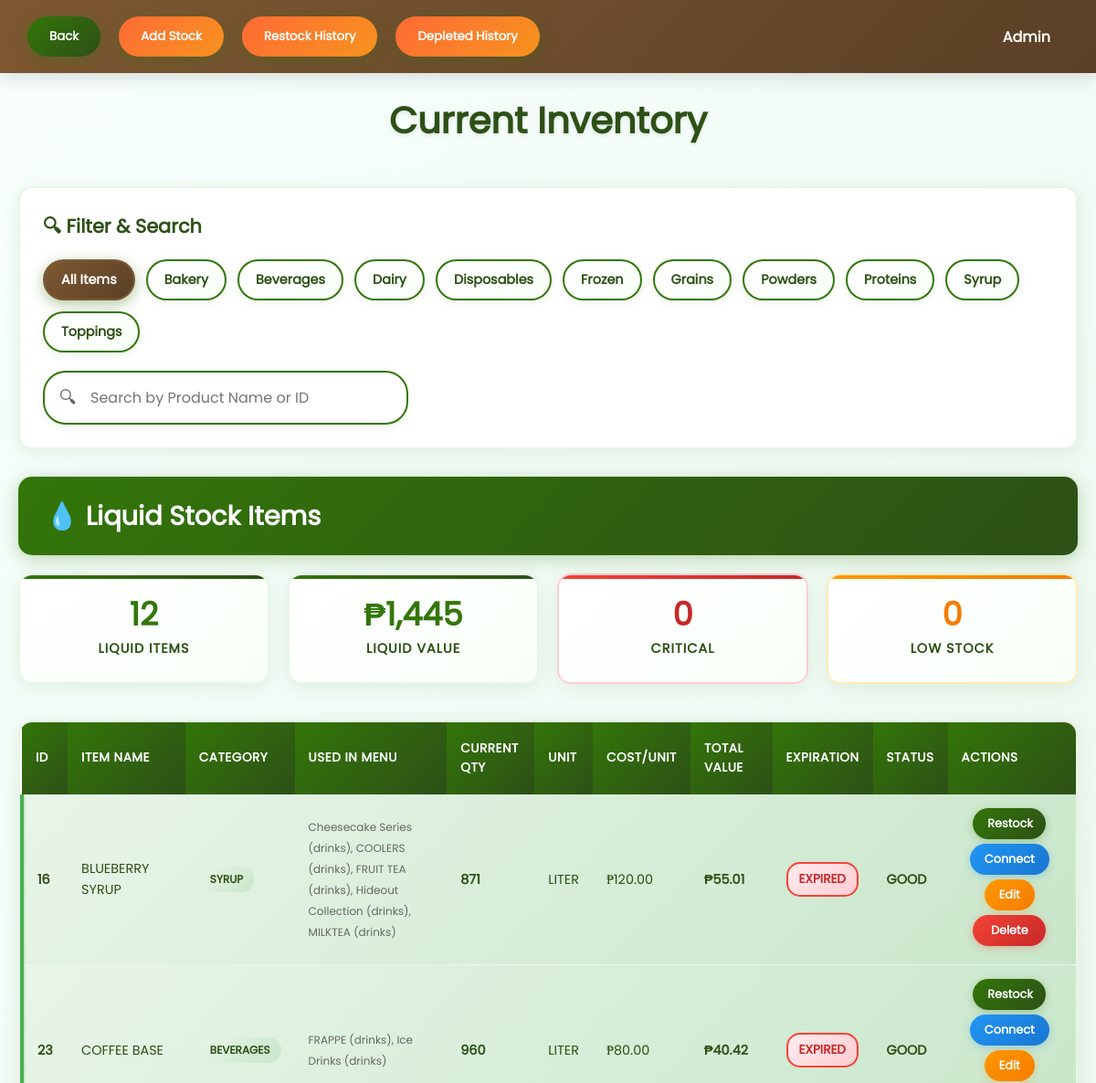
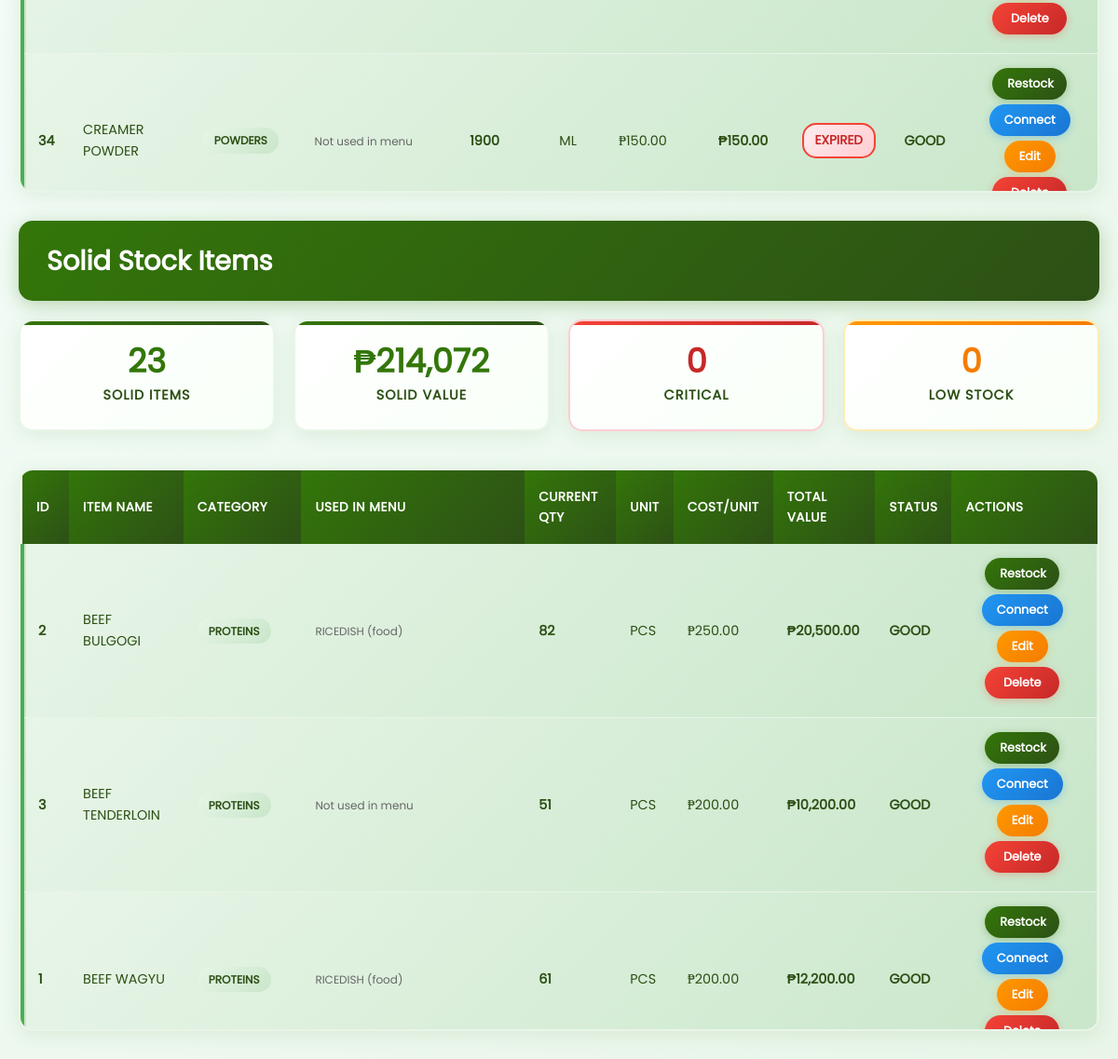
The app's page /api/inventory/current_inventory.php with its own data (2 pictures, top to bottom).
### tables this page shows
CREATE TABLE `unified_inventory` (
  `item_id` int(11) NOT NULL,
  `item_name` varchar(255) NOT NULL,
  `category` varchar(100) NOT NULL,
  `unit` varchar(50) NOT NULL,
  `is_liquid` tinyint(1) DEFAULT 0,
  `current_quantity` decimal(10,0) NOT NULL DEFAULT 0,
  `cost_per_unit` decimal(10,2) NOT NULL,
  `supplier_info` varchar(255) DEFAULT NULL,
  `last_updated` timestamp NULL DEFAULT CURRENT_TIMESTAMP,
  `expiration_date` date DEFAULT NULL
);

### api/inventory/current_inventory.php (the view, shortened to what the rows shown need)
<?php
include "db_conn.php";
$connection = $conn;
?>
<!DOCTYPE html>
<html lang="en">
<head>
    <link rel="stylesheet" href="/fonts/fonts.css">
</head>
<body>
    <main class="main-content">
        <header class="page-header">
            <h1 class="page-title">Current Inventory</h1>
        </header>
        <section class="filters-section">
            <h2 class="section-title">🔍︎ Filter & Search</h2>
        </section>
        <div class="inventory-section-header">
            <h2>💧 Liquid Stock Items</h2>
        </div>
        <section class="table-container">
            <div class="table-wrapper">
                <table>
                    <thead>
                        <tr>
                            <th>ID</th>
                            <th>Item Name</th>
                            <th>Category</th>
                            <th>Used In Menu</th>
                            <th>Current Qty</th>
                            <th>Unit</th>
                            <th>Cost/Unit</th>
                            <th>Total Value</th>
                            <th>Expiration</th>
                            <th>Status</th>
                            <th>Actions</th>
                        </tr>
                    </thead>
                    <tbody id="liquid-inventory-tbody">
                    <?php
                    $sql_liquid = "SELECT ui.item_id,
                                        ui.item_name,
                                        ui.category as inventory_category,
                                        ui.current_quantity,
                                        ui.unit,
                                        ui.cost_per_unit,
                                        ui.is_liquid,
                                        ui.expiration_date,
                                        (ui.current_quantity/1900 * ui.cost_per_unit) as total_value,
                                        CASE
                                            WHEN ui.current_quantity <= 100 THEN 'CRITICAL'
                                            WHEN ui.current_quantity <= 800 THEN 'LOW'
                                            ELSE 'GOOD'
                                        END as stock_status,
                                        GROUP_CONCAT(DISTINCT TRIM(ums.category) SEPARATOR '###') as used_in_menu_categories,
                                        GROUP_CONCAT(DISTINCT CONCAT(TRIM(ums.category), ' (', TRIM(ums.section), ')') SEPARATOR ', ') as used_in_menu_display
                                      FROM unified_inventory ui
                                      LEFT JOIN unified_menu_system ums ON ui.item_id = ums.ingredient_id
                                      WHERE ui.is_liquid = 1
                                      GROUP BY ui.item_id, ui.item_name, ui.category, ui.current_quantity, ui.unit, ui.cost_per_unit, ui.is_liquid, ui.expiration_date
                                      ORDER BY
                                        CASE
                                            WHEN ui.current_quantity <= 100 THEN 1
                                            WHEN ui.current_quantity <= 800 THEN 2
                                            ELSE 3
                                        END,
                                        ui.item_name";
                    $result_liquid = $connection->query($sql_liquid);
                    if (!$result_liquid) {
                        echo "<tr><td colspan='11' class='error-message'>Invalid query: " . $connection->error . "</td></tr>";
                    } else {
                        while ($row = $result_liquid->fetch_assoc()) {
                            $rowClass = '';
                            switch($row['stock_status']) {
                                case 'GOOD':
                                    $rowClass = 'good-stock-row';
                                    break;
                            }
                            $usedInMenuDisplay = $row['used_in_menu_display'] ? $row['used_in_menu_display'] : 'Not used in menu';
                            $usedInMenuCategories = $row['used_in_menu_categories'] ? $row['used_in_menu_categories'] : '';
                            $expirationDisplay = 'N/A';
                            $expirationClass = 'expiration-na';
                            if ($row['expiration_date']) {
                                $expDate = new DateTime($row['expiration_date']);
                                $today = new DateTime();
                                $interval = $today->diff($expDate);
                                $daysRemaining = $interval->invert === 1 ? -1 : $interval->days;
                                if ($daysRemaining < 0) {
                                    $expirationDisplay = 'EXPIRED';
                                    $expirationClass = 'expiration-expired';
                                } elseif ($daysRemaining <= 3) {
                                    $expirationDisplay = $daysRemaining . ' days left';
                                    $expirationClass = 'expiration-critical';
                                } elseif ($daysRemaining <= 20) {
                                    $expirationDisplay = $daysRemaining . ' days left';
                                    $expirationClass = 'expiration-warning';
                                } else {
                                    $expirationDisplay = date('M d, Y', strtotime($row['expiration_date']));
                                    $expirationClass = 'expiration-good';
                                }
                            }
                            $safeItemName = htmlspecialchars($row['item_name'], ENT_QUOTES, 'UTF-8');
                            $safeCategory = htmlspecialchars($row['inventory_category'], ENT_QUOTES, 'UTF-8');
                            $safeUnit = htmlspecialchars($row['unit'], ENT_QUOTES, 'UTF-8');
                            $safeExpirationDate = htmlspecialchars($row['expiration_date'] ?? '', ENT_QUOTES, 'UTF-8');
                            echo "
                            <tr class='$rowClass inventory-row liquid-row'
                                data-menu-categories='" . htmlspecialchars($usedInMenuCategories, ENT_QUOTES, 'UTF-8') . "'
                                data-item-name='" . htmlspecialchars(strtolower($row['item_name']), ENT_QUOTES, 'UTF-8') . "'
                                data-item-id='" . htmlspecialchars($row['item_id'], ENT_QUOTES, 'UTF-8') . "'>
                                <td><strong>{$row['item_id']}</strong></td>
                                <td> " . $safeItemName . "</td>
                                <td><span class='category-tag'>" . $safeCategory . "</span></td>
                                <td><small style='color: #666;'>" . htmlspecialchars($usedInMenuDisplay, ENT_QUOTES, 'UTF-8') . "</small></td>
                                <td><strong>{$row['current_quantity']}</strong></td>
                                <td>" . $safeUnit . "</td>
                                <td>₱" . number_format($row['cost_per_unit'], 2) . "</td>
                                <td><strong>₱" . number_format($row['total_value'], 2) . "</strong></td>
                                <td><span class='{$expirationClass}'>{$expirationDisplay}</span></td>
                                <td><strong>{$row['stock_status']}</strong></td>
                                <td class='center'>
                                    <button class='btn-edit'
                                           onclick='openRestockModal({$row['item_id']}, \"{$safeItemName}\")'>
                                        Restock
                                    </button>
                                    <button class='btn-connect'
                                           onclick='openConnectModal({$row['item_id']}, \"{$safeItemName}\", {$row['is_liquid']})'>
                                         Connect
                                    </button>
                                    <button class='btn-edit-item'
                                           onclick='openEditModal({$row['item_id']}, \"{$safeItemName}\", \"{$safeCategory}\", {$row['current_quantity']}, \"{$safeUnit}\", {$row['cost_per_unit']}, {$row['is_liquid']}, \"{$safeExpirationDate}\")'>
                                        Edit
                                    </button>
                                    <button class='btn-delete'
                                           onclick='openDeleteModal({$row['item_id']}, \"{$safeItemName}\")'>
                                        Delete
                                    </button>
                                </td>
                            </tr>
                            ";
                        }
                    }
                    ?>
                    </tbody>
                </table>
            </div>
        </section>
        <div class="inventory-section-header">
            <h2>Solid Stock Items</h2>
        </div>
        <section class="table-container">
            <div class="table-wrapper">
                <table>
                    <thead>
                        <tr>
                            <th>ID</th>
                            <th>Item Name</th>
                            <th>Category</th>
                            <th>Used In Menu</th>
                            <th>Current Qty</th>
                            <th>Unit</th>
                            <th>Cost/Unit</th>
                            <th>Total Value</th>
                            <th>Status</th>
                            <th>Actions</th>
                        </tr>
                    </thead>
                    <tbody id="solid-inventory-tbody">
                    <?php
                    $sql_solid = "SELECT ui.item_id,
                                        ui.item_name,
                                        ui.category as inventory_category,
                                        ui.current_quantity,
                                        ui.unit,
                                        ui.cost_per_unit,
                                        ui.is_liquid,
                                        (ui.current_quantity * ui.cost_per_unit) as total_value,
                                        CASE
                                            WHEN ui.current_quantity <= 10 THEN 'CRITICAL'
                                            WHEN ui.current_quantity <= 50 THEN 'LOW'
                                            ELSE 'GOOD'
                                        END as stock_status,
                                        GROUP_CONCAT(DISTINCT TRIM(ums.category) SEPARATOR '###') as used_in_menu_categories,
                                        GROUP_CONCAT(DISTINCT CONCAT(TRIM(ums.category), ' (', TRIM(ums.section), ')') SEPARATOR ', ') as used_in_menu_display
                                      FROM unified_inventory ui
                                      LEFT JOIN unified_menu_system ums ON ui.item_id = ums.ingredient_id
                                      WHERE ui.is_liquid = 0
                                      GROUP BY ui.item_id, ui.item_name, ui.category, ui.current_quantity, ui.unit, ui.cost_per_unit, ui.is_liquid
                                      ORDER BY
                                        CASE
                                            WHEN ui.current_quantity <= 10 THEN 1
                                            WHEN ui.current_quantity <= 50 THEN 2
                                            ELSE 3
                                        END,
                                        ui.item_name";
                    $result_solid = $connection->query($sql_solid);
                    if (!$result_solid) {
                        echo "<tr><td colspan='10' class='error-message'>Invalid query: " . $connection->error . "</td></tr>";
                    } else {
                        while ($row = $result_solid->fetch_assoc()) {
                            $rowClass = '';
                            switch($row['stock_status']) {
                                case 'GOOD':
                                    $rowClass = 'good-stock-row';
                                    break;
                            }
                            $usedInMenuDisplay = $row['used_in_menu_display'] ? $row['used_in_menu_display'] : 'Not used in menu';
                            $usedInMenuCategories = $row['used_in_menu_categories'] ? $row['used_in_menu_categories'] : '';
                            $safeItemName = htmlspecialchars($row['item_name'], ENT_QUOTES, 'UTF-8');
                            $safeCategory = htmlspecialchars($row['inventory_category'], ENT_QUOTES, 'UTF-8');
                            $safeUnit = htmlspecialchars($row['unit'], ENT_QUOTES, 'UTF-8');
                            echo "
                            <tr class='$rowClass inventory-row solid-row'
                                data-menu-categories='" . htmlspecialchars($usedInMenuCategories, ENT_QUOTES, 'UTF-8') . "'
                                data-item-name='" . htmlspecialchars(strtolower($row['item_name']), ENT_QUOTES, 'UTF-8') . "'
                                data-item-id='" . htmlspecialchars($row['item_id'], ENT_QUOTES, 'UTF-8') . "'>
                                <td><strong>{$row['item_id']}</strong></td>
                                <td> " . $safeItemName . "</td>
                                <td><span class='category-tag'>" . $safeCategory . "</span></td>
                                <td><small style='color: #666;'>" . htmlspecialchars($usedInMenuDisplay, ENT_QUOTES, 'UTF-8') . "</small></td>
                                <td><strong>{$row['current_quantity']}</strong></td>
                                <td>" . $safeUnit . "</td>
                                <td>₱" . number_format($row['cost_per_unit'], 2) . "</td>
                                <td><strong>₱" . number_format($row['total_value'], 2) . "</strong></td>
                                <td><strong>{$row['stock_status']}</strong></td>
                                <td  class='center'>
                                    <button class='btn-edit'
                                           onclick='openRestockModal({$row['item_id']}, \"{$safeItemName}\")'>
                                        Restock
                                    </button>
                                    <button class='btn-connect'
                                           onclick='openConnectModal({$row['item_id']}, \"{$safeItemName}\", {$row['is_liquid']})'>
                                         Connect
                                    </button>
                                    <button class='btn-edit-item'
                                           onclick='openEditModal({$row['item_id']}, \"{$safeItemName}\", \"{$safeCategory}\", {$row['current_quantity']}, \"{$safeUnit}\", {$row['cost_per_unit']}, {$row['is_liquid']}, \"\")'>
                                        Edit
                                    </button>
                                    <button class='btn-delete'
                                           onclick='openDeleteModal({$row['item_id']}, \"{$safeItemName}\")'>
                                        Delete
                                    </button>
                                </td>
                            </tr>
                            ";
                        }
                    }
                    ?>
                    </tbody>
                </table>
            </div>
        </section>
    </main>
</body>
</html>

### records on screen
unified_inventory: item_id "16", item_name "BLUEBERRY SYRUP", category "SYRUP", usedInMenuDisplay "Cheesecake Series (drinks), COOLERS (drinks), FRUIT TEA (drinks), Hideout Collection (drinks), MILKTEA (drinks)", current_quantity "871", unit "LITER", cost_per_unit "120.00", total_value "55.01", expiration_date "EXPIRED", stock_status "GOOD"
unified_inventory: item_id "23", item_name "COFFEE BASE", category "BEVERAGES", usedInMenuDisplay "FRAPPE (drinks), Ice Drinks (drinks)", current_quantity "960", unit "LITER", cost_per_unit "80.00", total_value "40.42", expiration_date "EXPIRED", stock_status "GOOD"
unified_inventory: item_id "34", item_name "CREAMER POWDER", category "POWDERS", usedInMenuDisplay "Not used in menu", current_quantity "1900", unit "ML", cost_per_unit "150.00", total_value "150.00", expiration_date "EXPIRED", stock_status "GOOD"
unified_inventory: item_id "2", item_name "BEEF BULGOGI", category "PROTEINS", usedInMenuDisplay "RICEDISH (food)", current_quantity "82", unit "PCS", cost_per_unit "250.00", total_value "20,500.00", stock_status "GOOD"
unified_inventory: item_id "3", item_name "BEEF TENDERLOIN", category "PROTEINS", usedInMenuDisplay "Not used in menu", current_quantity "51", unit "PCS", cost_per_unit "200.00", total_value "10,200.00", stock_status "GOOD"
unified_inventory: item_id "1", item_name "BEEF WAGYU", category "PROTEINS", usedInMenuDisplay "RICEDISH (food)", current_quantity "61", unit "PCS", cost_per_unit "200.00", total_value "12,200.00", stock_status "GOOD"

### other values on screen
str_replace('_', ' ', strtolower(trim($category))) "Bakery"
str_replace('_', ' ', strtolower(trim($category))) "Beverages"
str_replace('_', ' ', strtolower(trim($category))) "Dairy"
str_replace('_', ' ', strtolower(trim($category))) "Disposables"
str_replace('_', ' ', strtolower(trim($category))) "Frozen"
str_replace('_', ' ', strtolower(trim($category))) "Grains"
str_replace('_', ' ', strtolower(trim($category))) "Powders"
str_replace('_', ' ', strtolower(trim($category))) "Proteins"
str_replace('_', ' ', strtolower(trim($category))) "Syrup"
str_replace('_', ' ', strtolower(trim($category))) "Toppings"
$liquid_stats['total_items'] "12"
$liquid_stats['total_value'] "1,445"
$liquid_stats['critical_items'] "0"
$liquid_stats['low_items'] "0"
$solid_stats['total_items'] "23"
